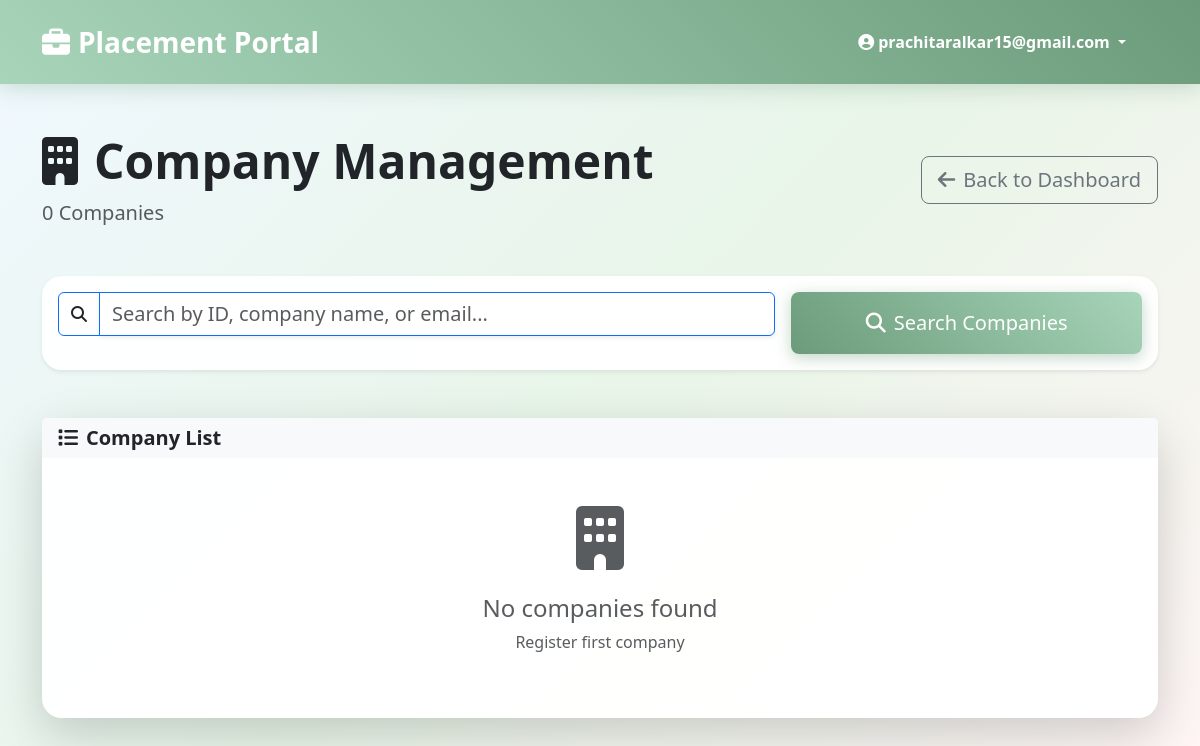
The app's page /admin/companies (signed in), older data.
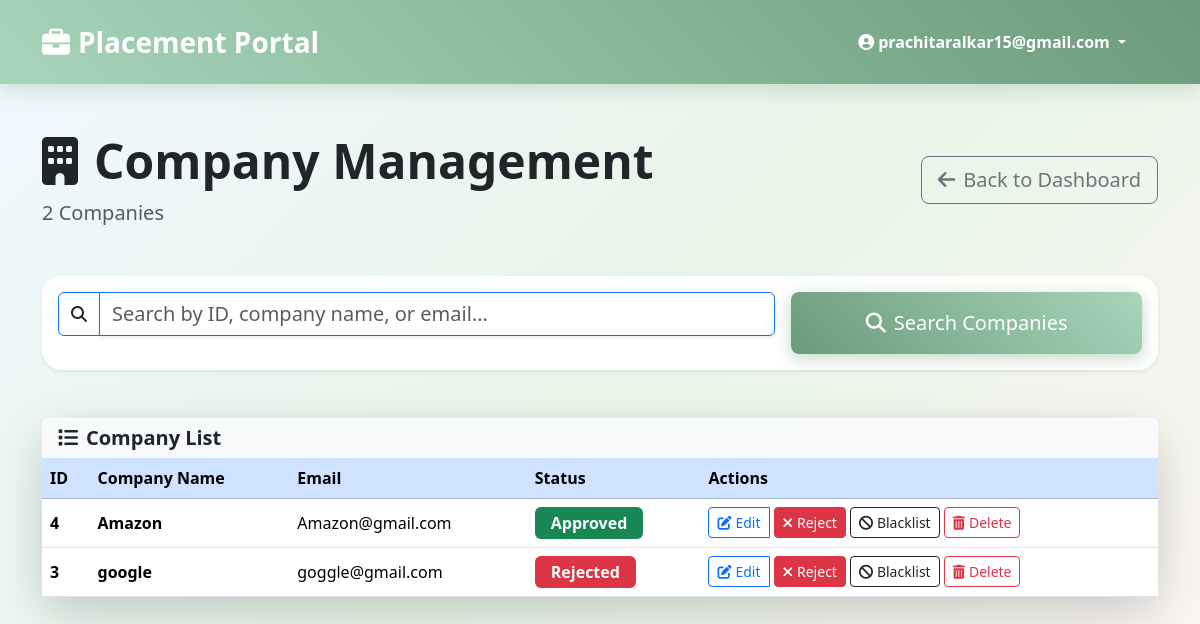
The same page, newer data.
### tables this page shows
CREATE TABLE companies (
    id INTEGER PRIMARY KEY,      -- also FK to users.id
    company_name TEXT NOT NULL,
    hr_name TEXT,
    hr_email TEXT,
    phone TEXT,
    website TEXT,
    approval_status TEXT NOT NULL DEFAULT 'pending', -- pending/approved/rejected/blacklisted
    FOREIGN KEY (id) REFERENCES users (id)
);

CREATE TABLE users (
    id INTEGER PRIMARY KEY AUTOINCREMENT,
    email TEXT UNIQUE NOT NULL,
    password_hash TEXT NOT NULL,
    role TEXT NOT NULL,          -- 'admin', 'student', 'company'
    is_active INTEGER NOT NULL DEFAULT 1,
    created_at TIMESTAMP DEFAULT CURRENT_TIMESTAMP
);

### app.py (the view)
@app.route('/admin/companies')
@login_required
def view_company():
    if current_user.role != 'admin':
        return redirect(url_for('login_user'))
    search = request.args.get('search', '').strip()
    db = get_database()
    query = "SELECT c.*, u.email FROM companies c JOIN users u ON c.id = u.id WHERE 1=1"
    params = []
    if search:
        query += " AND (CAST(c.id AS TEXT) LIKE ? OR c.company_name LIKE ? OR u.email LIKE ?)"
        like = f"%{search}%"
        params.extend([like, like, like])
    query += " ORDER BY c.id DESC"
    companies = db.execute(query, params).fetchall()
    return render_template('admin/companies.html', companies=companies, search=search)

### app.py (called while the page is built)
@login_user_manager.user_loader
def get_user_by_id(user_id):
    db = get_database()
    user = db.execute('SELECT * FROM users WHERE id = ?', (user_id,)).fetchone()
    if user:
        return User(user['id'], user['email'], user['role'], user['is_active'] == 1)
    return None

def get_database():
    if 'db' not in g:
        g.db = sqlite3.connect(app.config['DATABASE'])
        g.db.row_factory = sqlite3.Row
    return g.db

@app.teardown_appcontext
def close_database(e=None):
    db = g.pop('db', None)
    if db is not None:
        db.close()

    @property
    def is_active(self):
        return self._is_active

### templates/admin/companies.html (shortened to what the changed rows need)
{% extends "base.html" %}
{% block content %}
<div class="d-flex justify-content-between align-items-center mb-5">
    <div>
        <h1 class="display-5 fw-bold text-primary-dark">
            <i class="fas fa-building me-3"></i>Company Management
        </h1>
        <p class="lead text-muted mb-0">{{ companies|length }} Companies</p>
    </div>
</div>
<div class="card shadow-lg">
    <div class="card-body p-0">
        {% if companies %}
            <div class="table-responsive">
                <table class="table table-hover mb-0">
                    <thead class="table-primary">
                        <tr>
                            <th>ID</th>
                            <th>Company Name</th>
                            <th>Email</th>
                            <th>Status</th>
                            <th>Actions</th>
                        </tr>
                    </thead>
                    <tbody>
                        {% for company in companies %}
                        <tr class="align-middle">
                            <td class="fw-bold">{{ company.id }}</td>
                            <td>
                                <div>
                                    <strong>{{ company.company_name }}</strong>
                                </div>
                            </td>
                            <td>{{ company.email }}</td>
                            <td>
                                {% if company.approval_status == 'approved' %}
                                    <span class="badge bg-success fs-6 px-3 py-2">Approved</span>
                                {% elif company.approval_status == 'rejected' %}
                                    <span class="badge bg-danger fs-6 px-3 py-2">Rejected</span>
                                {% else %}
                                    <span class="badge bg-warning fs-6 px-3 py-2">Pending</span>
                                {% endif %}
                            </td>
                            <td>
                                <div class="btn-group" role="group">
                                    <a href="{{ url_for('edit_company', company_id=company.id) }}" class="btn btn-outline-primary btn-sm me-1">
                                        <i class="fas fa-edit me-1"></i>Edit
                                    </a>
                                    <form method="POST" action="{{ url_for('company_aswikaar_karo', company_id=company.id) }}" class="d-inline">
                                        <button type="submit" class="btn btn-danger btn-sm me-1" onclick="return confirm('Reject {{ company.company_name }}?')">
                                            <i class="fas fa-times me-1"></i>Reject
                                        </button>
                                    </form>
                                    <form method="POST" action="{{ url_for('company_blacklist', company_id=company.id) }}" class="d-inline">
                                        <button type="submit" class="btn btn-outline-dark btn-sm me-1" onclick="return confirm('Blacklist {{ company.company_name }}? This will disable login access.')">
                                            <i class="fas fa-ban me-1"></i>Blacklist
                                        </button>
                                    </form>
                                    <form method="POST" action="{{ url_for('delete_company', company_id=company.id) }}" class="d-inline">
                                        <button type="submit" class="btn btn-outline-danger btn-sm" onclick="return confirm('Delete {{ company.company_name }} permanently? This cannot be undone.')">
                                            <i class="fas fa-trash-alt me-1"></i>Delete
                                        </button>
                                    </form>
                                </div>
                            </td>
                        </tr>
                        {% endfor %}
                    </tbody>
                </table>
            </div>
        {% else %}
            <div class="text-center py-5">
                <i class="fas fa-building fa-4x text-muted mb-4"></i>
                <h4 class="text-muted">No companies found</h4>
                <p class="text-muted">{{ search and 'Try different search term' or 'Register first company' }}</p>
            </div>
        {% endif %}
    </div>
</div>
{% endblock %}

Row changes from the older to the newer data that the page shows:
added companies: id "4", company_name "Amazon", email "Amazon@gmail.com", approval_status "Approved"
added companies: id "3", company_name "google", email "goggle@gmail.com", approval_status "Rejected"
Text that changed along with them:
{{ companies|length }}: "0" → "2"
{{ search and 'Try different search term' or 'Register first company' }}: "Register first company" → (not shown)
text no longer shown: "No companies found"
text now shown: "ID Company Name Email Status Actions"
